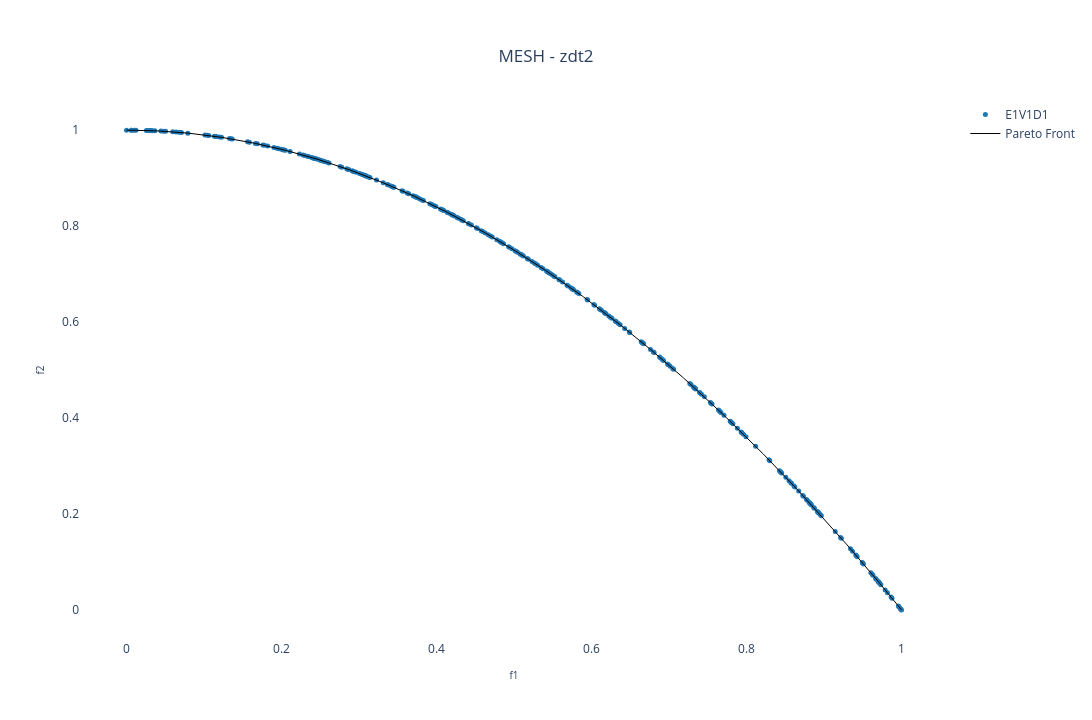

The notebook cell saved with this chart:
### Markdown cell above
## Benchmark 2D:

### Code cell
pareto_front = []
num_final_solutions = 300
position_dim = 10 # Number of variables
n_pareto_points = 1000 # Number of Pareto points to be generated

experiment_name = "zdt2"

# Choosing the files
choose_global_best_attribution_type = [0] # [0, 1, 2, 3]
choose_dm_pool_type = [0] # [0, 1, 2]
choose_de_mutation_type = [0] # [0, 1, 2, 3, 4]

# Name of chosen files
file_names = [
        f"E{i+1}V{j+1}D{k+1}_{experiment_name}.pkl"
        for i in choose_global_best_attribution_type
        for j in choose_dm_pool_type
        for k in choose_de_mutation_type
    ]
num_dataset = len(file_names) # Number of dataset

##### Color setup #####
solid_colors = [mcolors.to_hex(cm.tab10(i)) for i in range(num_dataset + 1)] # List with solid colors
colorscales = pc.named_colorscales() # List of color scales
num_scales = len(colorscales)
#######################

##### Marker setup #####
marker_symbols = ['circle', 'circle-open', 'cross', 'diamond', 'diamond-open', 'square', 'square-open', 'x']
num_symbols = len(marker_symbols)
#######################

for i in range(num_dataset):
  with open("../result/" + file_names[i], "rb") as f:
    r = pickle.load(f)
    pareto_front.append(
      go.Scatter(x=r['combined'][1][:,0],
                   y=r['combined'][1][:,1],
                   mode='markers', marker=dict(size=5, symbol=marker_symbols[i % num_symbols], color=solid_colors[i]), #r['combined'][1][:,1], colorscale=colorscales[(i+1) % num_scales]),
                   name=file_names[i][:6],
                   showlegend=True)
    )

# Creating a subplot
fig = go.Figure()

for i in range(num_dataset):
    fig.add_trace(pareto_front[i])

axis_range = None # [-0.05, 1.05]
# Setting layout
fig.update_layout(
    showlegend=True,
    xaxis=dict(title=dict(text='f1', font=dict(size=10)), range=axis_range),
    yaxis=dict(title=dict(text='f2', font=dict(size=10)), range=axis_range),
    title=dict(
        text='MESH - ' + experiment_name,
        x=0.5,  # Centering the title
        xanchor='center',
        yanchor='top'
    ),
    #margin=dict(l=0, r=0, b=0, t=0), # Rearrange the margin
    width=1520,   # Figure width (pixels)
    height=720,  # Figure height (pixels)
    paper_bgcolor="white",
    plot_bgcolor='white'
)

# Plotting the Pareto front
real_pareto_front = get_pareto(experiment_name, n_pareto_points, position_dim, 2)
fig.add_trace(
	go.Scatter(x=real_pareto_front[:,0],
		y=real_pareto_front[:,1],
		mode='lines', line=dict(width=1, color='black'),
		name='Pareto Front',
		showlegend=(i==0)
		)
	)

# Showing the figure
fig.show()

### Figure 1 — Plotly figure (JSON) as saved in the notebook; plotly's stock layout.template omitted (floating-point values rounded to 4 significant figures; data arrays with more than 128 entries replaced by an {"elided": "..."} marker saying what was removed)
{"data": [{"marker": {"color": "#1f77b4", "size": 5, "symbol": "circle"}, "mode": "markers", "name": "E1V1D1", "showlegend": true, "type": "scatter", "x": {"elided": "300 float values"}, "y": {"elided": "300 float values"}}, {"line": {"color": "black", "width": 1}, "mode": "lines", "name": "Pareto Front", "showlegend": true, "type": "scatter", "x": {"elided": "1000 float values"}, "y": {"elided": "1000 float values"}}], "layout": {"height": 720, "paper_bgcolor": "white", "plot_bgcolor": "white", "showlegend": true, "title": {"text": "MESH - zdt2", "x": 0.5, "xanchor": "center", "yanchor": "top"}, "width": 1520, "xaxis": {"title": {"font": {"size": 10}, "text": "f1"}}, "yaxis": {"title": {"font": {"size": 10}, "text": "f2"}}}}
